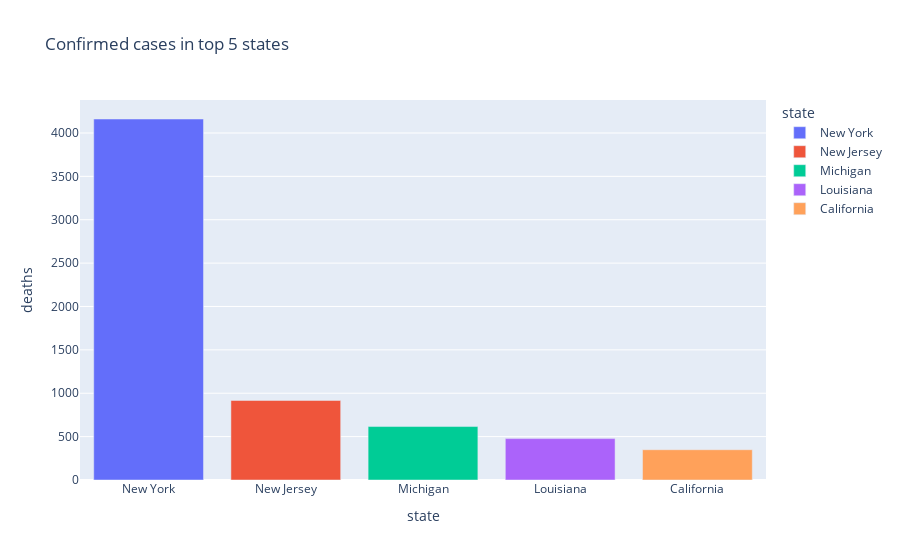

The notebook cell this image was saved under:
### Code cell
df_state
fig = px.bar(df_state_d.head(), x='state', y='deaths', color='state',title = 'Confirmed deaths in top 5 states')
fig.show()

### Figure 1 — Plotly figure (JSON) as saved in the notebook; plotly's stock layout.template omitted (floating-point values rounded to 4 significant figures)
{"data": [{"alignmentgroup": "True", "hoverlabel": {"namelength": 0}, "hovertemplate": "state=%{x}<br>deaths=%{y}", "legendgroup": "New York", "marker": {"color": "#636efa"}, "name": "New York", "offsetgroup": "New York", "orientation": "v", "showlegend": true, "textposition": "auto", "type": "bar", "x": ["New York"], "xaxis": "x", "y": [4161], "yaxis": "y"}, {"alignmentgroup": "True", "hoverlabel": {"namelength": 0}, "hovertemplate": "state=%{x}<br>deaths=%{y}", "legendgroup": "New Jersey", "marker": {"color": "#EF553B"}, "name": "New Jersey", "offsetgroup": "New Jersey", "orientation": "v", "showlegend": true, "textposition": "auto", "type": "bar", "x": ["New Jersey"], "xaxis": "x", "y": [917], "yaxis": "y"}, {"alignmentgroup": "True", "hoverlabel": {"namelength": 0}, "hovertemplate": "state=%{x}<br>deaths=%{y}", "legendgroup": "Michigan", "marker": {"color": "#00cc96"}, "name": "Michigan", "offsetgroup": "Michigan", "orientation": "v", "showlegend": true, "textposition": "auto", "type": "bar", "x": ["Michigan"], "xaxis": "x", "y": [616], "yaxis": "y"}, {"alignmentgroup": "True", "hoverlabel": {"namelength": 0}, "hovertemplate": "state=%{x}<br>deaths=%{y}", "legendgroup": "Louisiana", "marker": {"color": "#ab63fa"}, "name": "Louisiana", "offsetgroup": "Louisiana", "orientation": "v", "showlegend": true, "textposition": "auto", "type": "bar", "x": ["Louisiana"], "xaxis": "x", "y": [477], "yaxis": "y"}, {"alignmentgroup": "True", "hoverlabel": {"namelength": 0}, "hovertemplate": "state=%{x}<br>deaths=%{y}", "legendgroup": "California", "marker": {"color": "#FFA15A"}, "name": "California", "offsetgroup": "California", "orientation": "v", "showlegend": true, "textposition": "auto", "type": "bar", "x": ["California"], "xaxis": "x", "y": [349], "yaxis": "y"}], "layout": {"barmode": "relative", "legend": {"title": {"text": "state"}, "tracegroupgap": 0}, "title": {"text": "Confirmed cases in top 5 states"}, "xaxis": {"anchor": "y", "categoryarray": ["New York", "New Jersey", "Michigan", "Louisiana", "California"], "categoryorder": "array", "domain": [0, 1], "title": {"text": "state"}}, "yaxis": {"anchor": "x", "domain": [0, 1], "title": {"text": "deaths"}}}}
